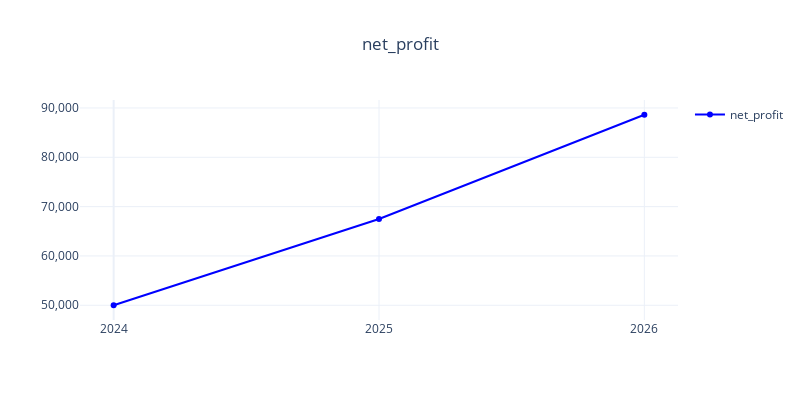

This figure's notebook cell:
### Markdown cell above
### Final Model Chart

And create a chart for the net profit:

### Code cell
# Create visualizations
net_profit_chart = final_model['net_profit'].chart(
    width=800,
    height=400,
    template='plotly_white'
)
net_profit_chart.show()

### Figure 1 — Plotly figure (JSON) as saved in the notebook; plotly's stock layout.template omitted (floating-point values rounded to 4 significant figures)
{"data": [{"hovertemplate": "<b>%{fullData.name}</b><br>Value: %{y}<br><extra></extra>", "line": {"color": "blue", "dash": "solid", "width": 2}, "marker": {"size": 6}, "mode": "lines+markers", "name": "net_profit", "type": "scatter", "x": [0, 1, 2], "y": [50000, 67500, 88625]}], "layout": {"height": 400, "hovermode": "x unified", "showlegend": true, "title": {"text": "net_profit", "x": 0.5, "xanchor": "center"}, "width": 800, "xaxis": {"tickmode": "array", "ticktext": ["2024", "2025", "2026"], "tickvals": [0, 1, 2], "title": {"text": ""}}, "yaxis": {"tickformat": ",.0f", "title": {"text": ""}}}}
